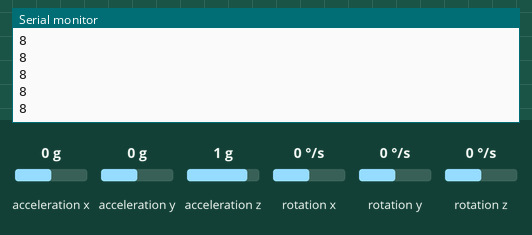
This sketch was run on a simulated ESP8266 (NodeMCU). Shown: the last lines printed to the serial monitor. Wiring (inferred from the names in the program): MPU-6050 motion sensor at I2C address 0x68. The test bench sets the inputs (shaded band); at power-on: acceleration z 1 g, acceleration x 0 g, acceleration y 0 g, rotation x 0 °/s, rotation y 0 °/s, rotation z 0 °/s. WiFi joins after 1.5 s; servers stay silent unless stated.

Above: at 2.7 s.
2.8 s: acceleration z set to 0 g
At 2.83 s:
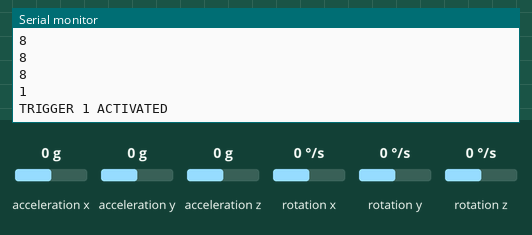
4.4 s: acceleration x set to -1.4 g
At 4.97 s:
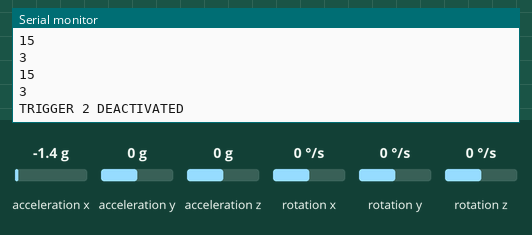
5.9 s: acceleration y set to -1.4 g
At 5.98 s:
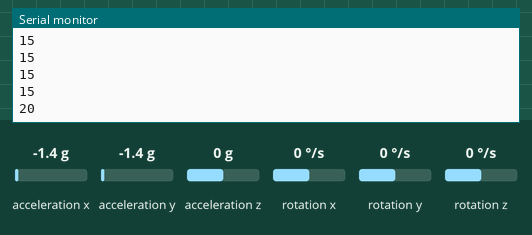
Timing chart, 0 to 8.9 s (numbered marks = the images above; inputs shaded):
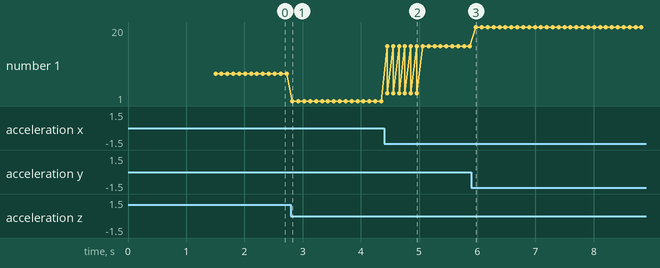

Measured:
- after the input at 2.8 s, the serial monitor: prints a new line at once (image 1)
- after the input at 4.4 s, the serial monitor: prints a new line after 0.05 s (image 2)
- after the input at 5.9 s, the serial monitor: prints a new line after 0.08 s (image 3)
- plotted number 1: 8 → 1 after the input at 2.8 s, 1 → 15 after the input at 4.4 s, 15 → 20 after the input at 5.9 s

The sketch:

fall_detection_hw.ino
```cpp
#include<WiFiUdp.h>
#include<Wire.h>
#include <ESP8266WiFi.h>
const uint8_t MPU_addr=0x68;  // I2C address of the MPU-6050
int16_t AcX,AcY,AcZ,Tmp,GyX,GyY,GyZ;
float ax=0, ay=0, az=0, gx=0, gy=0, gz=0;
boolean fall = false; //stores if a fall has occurred
boolean trigger1=false; //stores if first trigger (lower threshold) has occurred
boolean trigger2=false; //stores if second trigger (upper threshold) has occurred
boolean trigger3=false; //stores if third trigger (orientation change) has occurred
byte trigger1count=0; //stores the counts past since trigger 1 was set true
byte trigger2count=0; //stores the counts past since trigger 2 was set true
byte trigger3count=0; //stores the counts past since trigger 3 was set true
int angleChange=0;
// WiFi network info.
const char *ssid =  "AVR";     // Enter your WiFi Name
const char *pass =  "vreddy251"; // Enter your WiFi Password
void send_event(const char *event);
const char *host ="maker.ifttt.com";
const char *privateKey = "iyySWPXjuxyLmJ6WT298oEZei8YvrMI_075avvSy9na";
void setup(){
 Serial.begin(115200);
 Wire.begin();
 Wire.beginTransmission(MPU_addr);
 Wire.write(0x6B);  // PWR_MGMT_1 register
 Wire.write(0);     // set to zero (wakes up the MPU-6050)
 Wire.endTransmission(true);
 Serial.println("Wrote to IMU");
  Serial.println("Connecting to ");
  Serial.println(ssid);
  WiFi.begin(ssid, pass);
  while (WiFi.status() != WL_CONNECTED)
  {
    delay(500);
    Serial.print(".");              // print ... till not connected
  }
  Serial.println("");
  Serial.println("WiFi connected");
 }
void loop(){
 mpu_read();
 ax = (AcX-2050)/16384.00;
 ay = (AcY-77)/16384.00;
 az = (AcZ-1947)/16384.00;
 gx = (GyX+270)/131.07;
 gy = (GyY-351)/131.07;
 gz = (GyZ+136)/131.07;
 // calculating Amplitute vactor for 3 axis
 float Raw_Amp = pow(pow(ax,2)+pow(ay,2)+pow(az,2),0.5);
 int Amp = Raw_Amp * 10;  // Mulitiplied by 10 bcz values are between 0 to 1
 Serial.println(Amp);
 if (Amp<=2 && trigger2==false){ //if AM breaks lower threshold (0.4g)
   trigger1=true;
   Serial.println("TRIGGER 1 ACTIVATED");
   }
 if (trigger1==true){
   trigger1count++;
   if (Amp>=12){ //if AM breaks upper threshold (3g)
     trigger2=true;
     Serial.println("TRIGGER 2 ACTIVATED");
     trigger1=false; trigger1count=0;
     }
 }
 if (trigger2==true){
   trigger2count++;
   angleChange = pow(pow(gx,2)+pow(gy,2)+pow(gz,2),0.5); Serial.println(angleChange);
   if (angleChange>=30 && angleChange<=400){ //if orientation changes by between 80-100 degrees
     trigger3=true; trigger2=false; trigger2count=0;
     Serial.println(angleChange);
     Serial.println("TRIGGER 3 ACTIVATED");
       }
   }
 if (trigger3==true){
    trigger3count++;
    if (trigger3count>=10){
       angleChange = pow(pow(gx,2)+pow(gy,2)+pow(gz,2),0.5);
       //delay(10);
       Serial.println(angleChange);
       if ((angleChange>=0) && (angleChange<=10)){ //if orientation changes remains between 0-10 degrees
           fall=true; trigger3=false; trigger3count=0;
           Serial.println(angleChange);
             }
       else{ //user regained normal orientation
          trigger3=false; trigger3count=0;
          Serial.println("TRIGGER 3 DEACTIVATED");
       }
     }
  }
 if (fall==true){ //in event of a fall detection
   Serial.println("FALL DETECTED");
   send_event("Fall_Detected");
   fall=false;
   }
 if (trigger2count>=6){ //allow 0.5s for orientation change
   trigger2=false; trigger2count=0;
   Serial.println("TRIGGER 2 DEACTIVATED");
   }
 if (trigger1count>=6){ //allow 0.5s for AM to break upper threshold
   trigger1=false; trigger1count=0;
   Serial.println("TRIGGER 1 DEACTIVATED");
   }
  delay(100);
   }
void mpu_read(){
 Wire.beginTransmission(MPU_addr);
 Wire.write(0x3B);  // starting with register 0x3B (ACCEL_XOUT_H)
 Wire.endTransmission(false);
 Wire.requestFrom(MPU_addr,(uint8_t)14);  // request a total of 14 registers
 AcX=Wire.read()<<8|Wire.read();  // 0x3B (ACCEL_XOUT_H) & 0x3C (ACCEL_XOUT_L)
 AcY=Wire.read()<<8|Wire.read();  // 0x3D (ACCEL_YOUT_H) & 0x3E (ACCEL_YOUT_L)
 AcZ=Wire.read()<<8|Wire.read();  // 0x3F (ACCEL_ZOUT_H) & 0x40 (ACCEL_ZOUT_L)
 Tmp=Wire.read()<<8|Wire.read();  // 0x41 (TEMP_OUT_H) & 0x42 (TEMP_OUT_L)
 GyX=Wire.read()<<8|Wire.read();  // 0x43 (GYRO_XOUT_H) & 0x44 (GYRO_XOUT_L)
 GyY=Wire.read()<<8|Wire.read();  // 0x45 (GYRO_YOUT_H) & 0x46 (GYRO_YOUT_L)
 GyZ=Wire.read()<<8|Wire.read();  // 0x47 (GYRO_ZOUT_H) & 0x48 (GYRO_ZOUT_L)
 }
void send_event(const char *event)
{
  Serial.print("Connecting to ");
  Serial.println(host);
    // Use WiFiClient class to create TCP connections
  WiFiClient client;
  const int httpPort = 80;
  if (!client.connect(host, httpPort)) {
    Serial.println("Connection failed");
    return;
  }
    // We now create a URI for the request
  String url = "/trigger/";
  url += event;
  url += "/with/key/";
  url += privateKey;
  Serial.print("Requesting URL: ");
  Serial.println(url);
  // This will send the request to the server
  client.print(String("GET ") + url + " HTTP/1.1\r\n" +
               "Host: " + host + "\r\n" +
               "Connection: close\r\n\r\n");
  while(client.connected())
  {
    if(client.available())
    {
      String line = client.readStringUntil('\r');
      Serial.print(line);
    } else {
      // No data yet, wait a bit
      delay(50);
    };
  }
  Serial.println();
  Serial.println("closing connection");
  client.stop();
}
```
